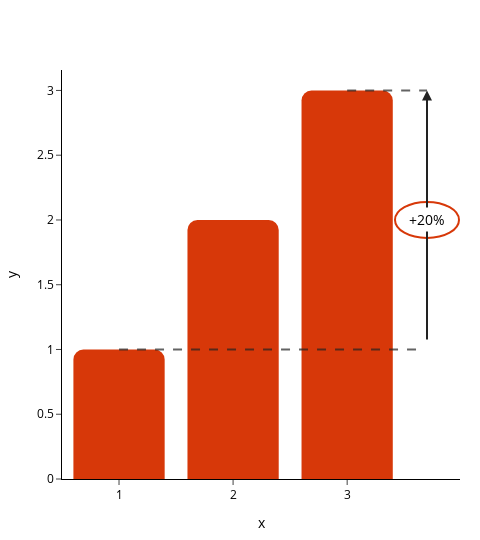

The notebook cell saved with this chart:
### Code cell
p = Plotter(slide_layout="slide_50%")
p.express(
    type="bar",
    x=[1,2,3],
    y=[1,2,3],
)
p.callout.add_dash_growth_lines(x0=1, x1=3, y0=1, y1=3, x_end=3.7, text="+20%")#, circle_x_pixel_width=35, circle_y_pixel_width=18)
fig = p.figure
fig.show()

### Figure 1 — Plotly figure (JSON) as saved in the notebook; plotly's stock layout.template omitted (floating-point values rounded to 4 significant figures)
{"data": [{"alignmentgroup": "True", "hovertemplate": "x=%{x}<br>y=%{y}<extra></extra>", "legendgroup": "", "marker": {"color": "#D73809", "pattern": {"shape": ""}}, "name": "", "offsetgroup": "", "orientation": "v", "showlegend": false, "textposition": "auto", "type": "bar", "x": [1, 2, 3], "xaxis": "x", "y": [1, 2, 3], "yaxis": "y"}], "layout": {"annotations": [{"arrowcolor": "#222222", "arrowhead": 2, "arrowsize": 1, "arrowwidth": 2, "ax": 3.7, "axref": "x", "ay": 1, "ayref": "y", "showarrow": true, "x": 3.7, "xref": "x", "y": 3, "yref": "y"}, {"borderpad": 2, "font": {"color": "#000000", "size": 14}, "showarrow": false, "text": "+20%", "x": 3.7, "y": 2}], "barmode": "relative", "height": 540, "legend": {"tracegroupgap": 0}, "shapes": [{"line": {"color": "#222222", "dash": "dash", "width": 2}, "opacity": 0.7, "type": "line", "x0": 1, "x1": 3.7, "y0": 1, "y1": 1}, {"line": {"color": "#222222", "dash": "dash", "width": 2}, "opacity": 0.7, "type": "line", "x0": 3, "x1": 3.7, "y0": 3, "y1": 3}, {"fillcolor": "#ffffff", "layer": "above", "line": {"color": "#D73809", "width": 2}, "type": "circle", "x0": -32, "x1": 32, "xanchor": 3.7, "xsizemode": "pixel", "y0": -18, "y1": 18, "yanchor": 2, "ysizemode": "pixel"}], "width": 480, "xaxis": {"anchor": "y", "domain": [0, 1], "title": {"text": "x"}}, "yaxis": {"anchor": "x", "domain": [0, 1], "title": {"text": "y"}}}}
